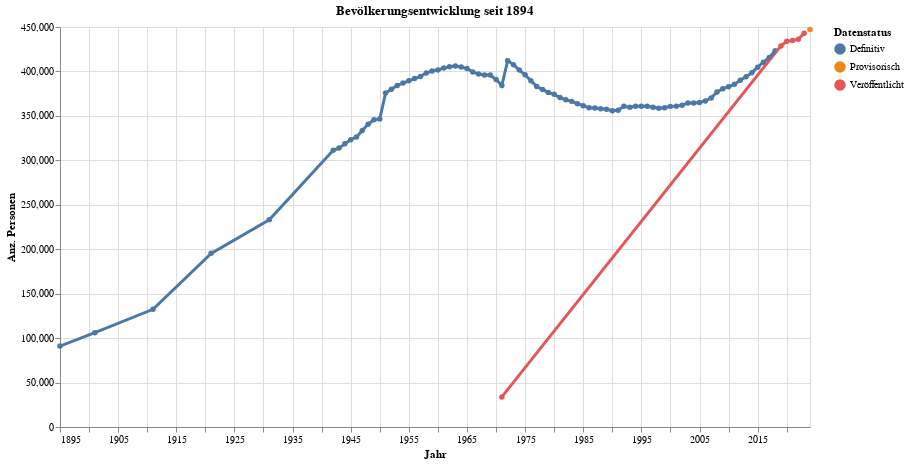

Source (notebook cell):
### Code cell
grafik1 = mypy_dv.plot_altair_multiline_highlight(
    data = myAgg1.reset_index().query('sum_WBev>30')
    , x = 'StichtagDatJahr:T'
    , y = 'sum_WBev:Q'
    , myTitle = "Bevölkerungsentwicklung seit "+str(data2betested.index.year.min())
    , x_beschriftung = 'Jahr'
    , y_beschriftung = 'Anz. Personen'
    , warning_status  = "ignore"
    , category='Datenstatus'
    , category_beschriftung='Datenstatus'
)
grafik1

### Figure 1 — Vega-Lite specification as saved in the notebook (floating-point values rounded to 4 significant figures)
{"config": {"view": {"continuousWidth": 300, "continuousHeight": 300}}, "layer": [{"mark": {"type": "circle"}, "encoding": {"color": {"field": "Datenstatus", "legend": {"orient": "right", "title": "Datenstatus"}, "type": "nominal"}, "opacity": {"value": 1.3}, "tooltip": [{"field": "StichtagDatJahr", "type": "temporal"}, {"field": "Datenstatus", "type": "nominal"}, {"field": "sum_WBev", "type": "quantitative"}], "x": {"axis": {"title": "Jahr"}, "field": "StichtagDatJahr", "type": "temporal"}, "y": {"axis": {"title": "Anz. Personen"}, "field": "sum_WBev", "type": "quantitative"}}, "name": "view_1", "title": "Bevölkerungsentwicklung seit 1894"}, {"mark": {"type": "line"}, "encoding": {"color": {"field": "Datenstatus", "legend": {"orient": "right", "title": "Datenstatus"}, "type": "nominal"}, "size": {"condition": {"test": {"not": {"param": "param_1"}}, "value": 1.2}, "value": 3}, "tooltip": [{"field": "StichtagDatJahr", "type": "temporal"}, {"field": "Datenstatus", "type": "nominal"}, {"field": "sum_WBev", "type": "quantitative"}], "x": {"axis": {"title": "Jahr"}, "field": "StichtagDatJahr", "type": "temporal"}, "y": {"axis": {"title": "Anz. Personen"}, "field": "sum_WBev", "type": "quantitative"}}, "title": "Bevölkerungsentwicklung seit 1894"}], "data": {"name": "data-ab12460c6fe8676b0f8b307a90e0f342"}, "height": 400, "params": [{"name": "param_1", "select": {"type": "point", "fields": ["Datenstatus"], "nearest": true, "on": "pointerover"}, "views": ["view_1"]}], "width": 750, "$schema": "https://vega.github.io/schema/vega-lite/v5.8.0.json", "datasets": {"data-ab12460c6fe8676b0f8b307a90e0f342": [{"StichtagDatJahr": "2023-12-31T00:00:00", "Datenstatus": "Provisorisch", "sum_WBev": 447100.0}, {"StichtagDatJahr": "2022-12-31T00:00:00", "Datenstatus": "Veröffentlicht", "sum_WBev": 443000.0}, {"StichtagDatJahr": "2021-12-31T00:00:00", "Datenstatus": "Veröffentlicht", "sum_WBev": 436300.0}, {"StichtagDatJahr": "2020-12-31T00:00:00", "Datenstatus": "Veröffentlicht", "sum_WBev": 434700.0}, {"StichtagDatJahr": "2019-12-31T00:00:00", "Datenstatus": "Veröffentlicht", "sum_WBev": 434000.0}, {"StichtagDatJahr": "2018-12-31T00:00:00", "Datenstatus": "Veröffentlicht", "sum_WBev": 428700.0}, {"StichtagDatJahr": "2017-12-31T00:00:00", "Datenstatus": "Definitiv", "sum_WBev": 423300.0}, {"StichtagDatJahr": "2016-12-31T00:00:00", "Datenstatus": "Definitiv", "sum_WBev": 415700.0}, {"StichtagDatJahr": "2015-12-31T00:00:00", "Datenstatus": "Definitiv", "sum_WBev": 410400.0}, {"StichtagDatJahr": "2014-12-31T00:00:00", "Datenstatus": "Definitiv", "sum_WBev": 404800.0}, {"StichtagDatJahr": "2013-12-31T00:00:00", "Datenstatus": "Definitiv", "sum_WBev": 398600.0}, {"StichtagDatJahr": "2012-12-31T00:00:00", "Datenstatus": "Definitiv", "sum_WBev": 394000.0}, {"StichtagDatJahr": "2011-12-31T00:00:00", "Datenstatus": "Definitiv", "sum_WBev": 390100.0}, {"StichtagDatJahr": "2010-12-31T00:00:00", "Datenstatus": "Definitiv", "sum_WBev": 385500.0}, {"StichtagDatJahr": "2009-12-31T00:00:00", "Datenstatus": "Definitiv", "sum_WBev": 382900.0}, {"StichtagDatJahr": "2008-12-31T00:00:00", "Datenstatus": "Definitiv", "sum_WBev": 380500.0}, {"StichtagDatJahr": "2007-12-31T00:00:00", "Datenstatus": "Definitiv", "sum_WBev": 376800.0}, {"StichtagDatJahr": "2006-12-31T00:00:00", "Datenstatus": "Definitiv", "sum_WBev": 370100.0}, {"StichtagDatJahr": "2005-12-31T00:00:00", "Datenstatus": "Definitiv", "sum_WBev": 366800.0}, {"StichtagDatJahr": "2004-12-31T00:00:00", "Datenstatus": "Definitiv", "sum_WBev": 365000.0}, {"StichtagDatJahr": "2003-12-31T00:00:00", "Datenstatus": "Definitiv", "sum_WBev": 364500.0}, {"StichtagDatJahr": "2002-12-31T00:00:00", "Datenstatus": "Definitiv", "sum_WBev": 364600.0}, {"StichtagDatJahr": "2001-12-31T00:00:00", "Datenstatus": "Definitiv", "sum_WBev": 362000.0}, {"StichtagDatJahr": "2000-12-31T00:00:00", "Datenstatus": "Definitiv", "sum_WBev": 361000.0}, {"StichtagDatJahr": "1999-12-31T00:00:00", "Datenstatus": "Definitiv", "sum_WBev": 360700.0}, {"StichtagDatJahr": "1998-12-31T00:00:00", "Datenstatus": "Definitiv", "sum_WBev": 359100.0}, {"StichtagDatJahr": "1997-12-31T00:00:00", "Datenstatus": "Definitiv", "sum_WBev": 358600.0}, {"StichtagDatJahr": "1996-12-31T00:00:00", "Datenstatus": "Definitiv", "sum_WBev": 359600.0}, {"StichtagDatJahr": "1995-12-31T00:00:00", "Datenstatus": "Definitiv", "sum_WBev": 360800.0}, {"StichtagDatJahr": "1994-12-31T00:00:00", "Datenstatus": "Definitiv", "sum_WBev": 360800.0}, {"StichtagDatJahr": "1993-12-31T00:00:00", "Datenstatus": "Definitiv", "sum_WBev": 360900.0}, {"StichtagDatJahr": "1992-12-31T00:00:00", "Datenstatus": "Definitiv", "sum_WBev": 359700.0}, {"StichtagDatJahr": "1991-12-31T00:00:00", "Datenstatus": "Definitiv", "sum_WBev": 360900.0}, {"StichtagDatJahr": "1990-12-31T00:00:00", "Datenstatus": "Definitiv", "sum_WBev": 356400.0}, {"StichtagDatJahr": "1989-12-31T00:00:00", "Datenstatus": "Definitiv", "sum_WBev": 355900.0}, {"StichtagDatJahr": "1988-12-31T00:00:00", "Datenstatus": "Definitiv", "sum_WBev": 357400.0}, {"StichtagDatJahr": "1987-12-31T00:00:00", "Datenstatus": "Definitiv", "sum_WBev": 358000.0}, {"StichtagDatJahr": "1986-12-31T00:00:00", "Datenstatus": "Definitiv", "sum_WBev": 358900.0}, {"StichtagDatJahr": "1985-12-31T00:00:00", "Datenstatus": "Definitiv", "sum_WBev": 359100.0}, {"StichtagDatJahr": "1984-12-31T00:00:00", "Datenstatus": "Definitiv", "sum_WBev": 361500.0}, {"StichtagDatJahr": "1983-12-31T00:00:00", "Datenstatus": "Definitiv", "sum_WBev": 363700.0}, {"StichtagDatJahr": "1982-12-31T00:00:00", "Datenstatus": "Definitiv", "sum_WBev": 366300.0}, {"StichtagDatJahr": "1981-12-31T00:00:00", "Datenstatus": "Definitiv", "sum_WBev": 368200.0}, {"StichtagDatJahr": "1980-12-31T00:00:00", "Datenstatus": "Definitiv", "sum_WBev": 370600.0}, {"StichtagDatJahr": "1979-12-31T00:00:00", "Datenstatus": "Definitiv", "sum_WBev": 374200.0}, {"StichtagDatJahr": "1978-12-31T00:00:00", "Datenstatus": "Definitiv", "sum_WBev": 376400.0}, {"StichtagDatJahr": "1977-12-31T00:00:00", "Datenstatus": "Definitiv", "sum_WBev": 379600.0}, {"StichtagDatJahr": "1976-12-31T00:00:00", "Datenstatus": "Definitiv", "sum_WBev": 383000.0}, {"StichtagDatJahr": "1975-12-31T00:00:00", "Datenstatus": "Definitiv", "sum_WBev": 389600.0}, {"StichtagDatJahr": "1974-12-31T00:00:00", "Datenstatus": "Definitiv", "sum_WBev": 396300.0}, {"StichtagDatJahr": "1973-12-31T00:00:00", "Datenstatus": "Definitiv", "sum_WBev": 401600.0}, {"StichtagDatJahr": "1972-12-31T00:00:00", "Datenstatus": "Definitiv", "sum_WBev": 407600.0}, {"StichtagDatJahr": "1971-12-31T00:00:00", "Datenstatus": "Definitiv", "sum_WBev": 412200.0}, {"StichtagDatJahr": "1970-12-31T00:00:00", "Datenstatus": "Definitiv", "sum_WBev": 384100.0}, {"StichtagDatJahr": "1970-12-31T00:00:00", "Datenstatus": "Veröffentlicht", "sum_WBev": 33870.0}, {"StichtagDatJahr": "1969-12-31T00:00:00", "Datenstatus": "Definitiv", "sum_WBev": 391000.0}, {"StichtagDatJahr": "1968-12-31T00:00:00", "Datenstatus": "Definitiv", "sum_WBev": 395900.0}, {"StichtagDatJahr": "1967-12-31T00:00:00", "Datenstatus": "Definitiv", "sum_WBev": 395900.0}, {"StichtagDatJahr": "1966-12-31T00:00:00", "Datenstatus": "Definitiv", "sum_WBev": 397000.0}, {"StichtagDatJahr": "1965-12-31T00:00:00", "Datenstatus": "Definitiv", "sum_WBev": 399400.0}, {"StichtagDatJahr": "1964-12-31T00:00:00", "Datenstatus": "Definitiv", "sum_WBev": 403200.0}, {"StichtagDatJahr": "1963-12-31T00:00:00", "Datenstatus": "Definitiv", "sum_WBev": 405000.0}, {"StichtagDatJahr": "1962-12-31T00:00:00", "Datenstatus": "Definitiv", "sum_WBev": 406200.0}, {"StichtagDatJahr": "1961-12-31T00:00:00", "Datenstatus": "Definitiv", "sum_WBev": 405400.0}, {"StichtagDatJahr": "1960-12-31T00:00:00", "Datenstatus": "Definitiv", "sum_WBev": 403900.0}, {"StichtagDatJahr": "1959-12-31T00:00:00", "Datenstatus": "Definitiv", "sum_WBev": 401700.0}, {"StichtagDatJahr": "1958-12-31T00:00:00", "Datenstatus": "Definitiv", "sum_WBev": 400600.0}, {"StichtagDatJahr": "1957-12-31T00:00:00", "Datenstatus": "Definitiv", "sum_WBev": 398200.0}, {"StichtagDatJahr": "1956-12-31T00:00:00", "Datenstatus": "Definitiv", "sum_WBev": 394400.0}, {"StichtagDatJahr": "1955-12-31T00:00:00", "Datenstatus": "Definitiv", "sum_WBev": 392000.0}, {"StichtagDatJahr": "1954-12-31T00:00:00", "Datenstatus": "Definitiv", "sum_WBev": 389400.0}, {"StichtagDatJahr": "1953-12-31T00:00:00", "Datenstatus": "Definitiv", "sum_WBev": 386900.0}, {"StichtagDatJahr": "1952-12-31T00:00:00", "Datenstatus": "Definitiv", "sum_WBev": 384200.0}, {"StichtagDatJahr": "1951-12-31T00:00:00", "Datenstatus": "Definitiv", "sum_WBev": 380000.0}, {"StichtagDatJahr": "1950-12-31T00:00:00", "Datenstatus": "Definitiv", "sum_WBev": 375600.0}, {"StichtagDatJahr": "1949-12-31T00:00:00", "Datenstatus": "Definitiv", "sum_WBev": 346600.0}, {"StichtagDatJahr": "1948-12-31T00:00:00", "Datenstatus": "Definitiv", "sum_WBev": 345700.0}, {"StichtagDatJahr": "1947-12-31T00:00:00", "Datenstatus": "Definitiv", "sum_WBev": 340600.0}, {"StichtagDatJahr": "1946-12-31T00:00:00", "Datenstatus": "Definitiv", "sum_WBev": 333400.0}, {"StichtagDatJahr": "1945-12-31T00:00:00", "Datenstatus": "Definitiv", "sum_WBev": 326400.0}, {"StichtagDatJahr": "1944-12-31T00:00:00", "Datenstatus": "Definitiv", "sum_WBev": 323200.0}, {"StichtagDatJahr": "1943-12-31T00:00:00", "Datenstatus": "Definitiv", "sum_WBev": 318600.0}, {"StichtagDatJahr": "1942-12-31T00:00:00", "Datenstatus": "Definitiv", "sum_WBev": 313800.0}, {"StichtagDatJahr": "1941-12-31T00:00:00", "Datenstatus": "Definitiv", "sum_WBev": 311400.0}, {"StichtagDatJahr": "1930-12-31T00:00:00", "Datenstatus": "Definitiv", "sum_WBev": 233200.0}, {"StichtagDatJahr": "1920-12-31T00:00:00", "Datenstatus": "Definitiv", "sum_WBev": 195400.0}, {"StichtagDatJahr": "1910-12-31T00:00:00", "Datenstatus": "Definitiv", "sum_WBev": 132400.0}, {"StichtagDatJahr": "1900-12-31T00:00:00", "Datenstatus": "Definitiv", "sum_WBev": 106100.0}, {"StichtagDatJahr": "1894-12-31T00:00:00", "Datenstatus": "Definitiv", "sum_WBev": 91030.0}]}}
